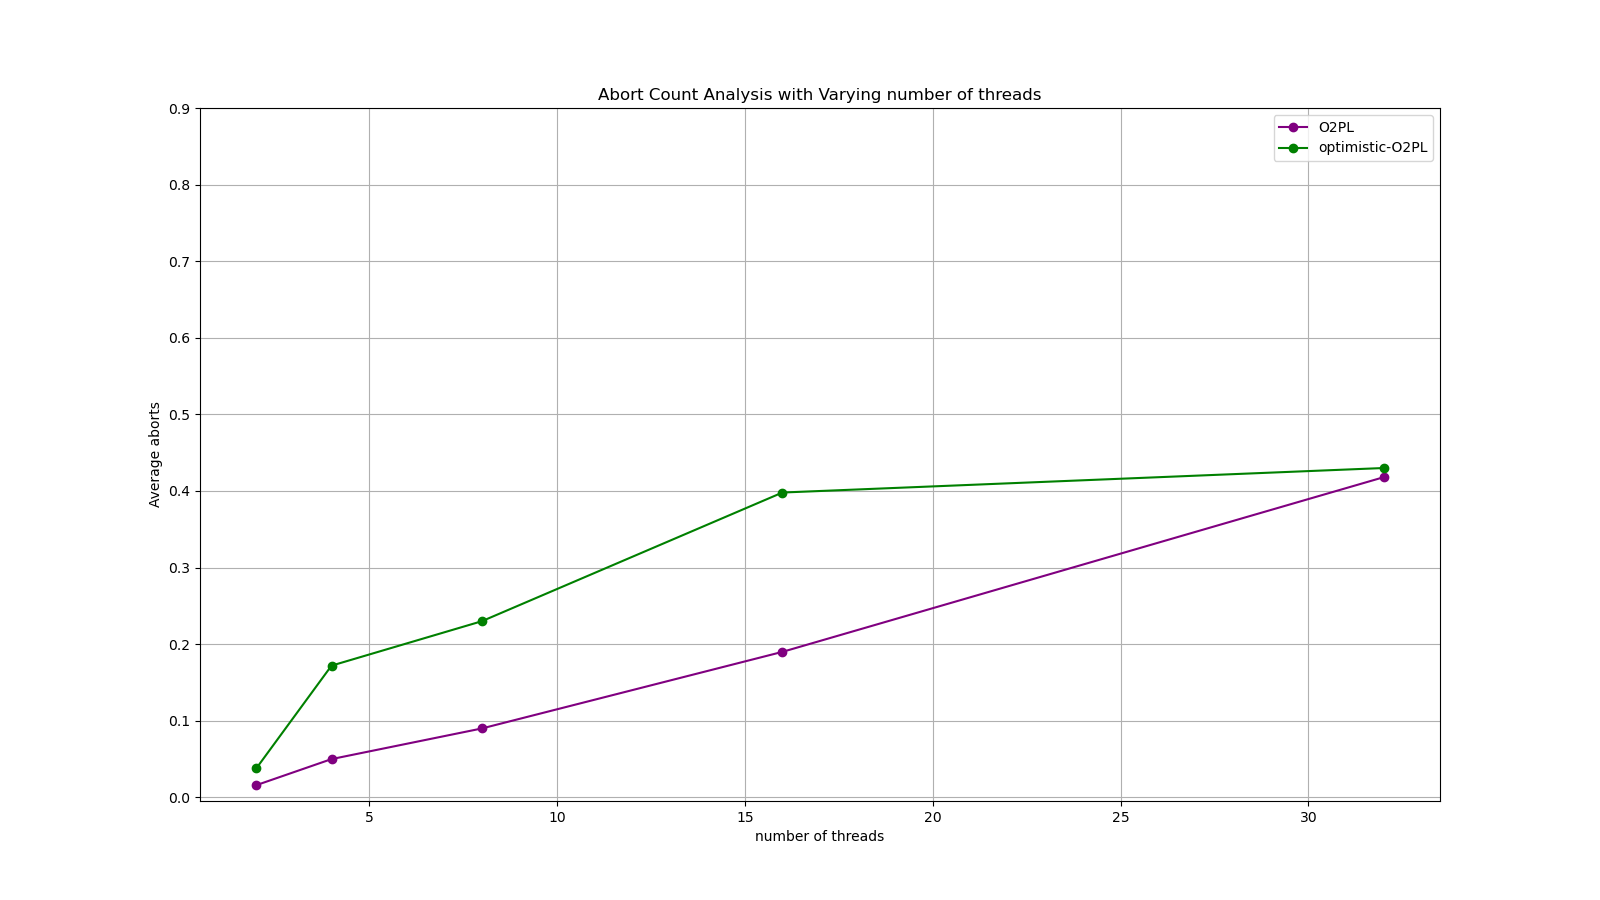

The Python source for this figure:
# AbortCount analysis with varying threads 2-32

import matplotlib.pyplot as plt
import os
import numpy as np

# Data
numThreads = [2, 4, 8, 16, 32]
O2PL =[0.016, 0.05, 0.09, 0.19, 0.418]
OO2PL = [0.038, 0.172, 0.23, 0.398, 0.43]

# make a big plot
plt.figure(figsize=(16, 9))


# plot data
plt.plot(numThreads, O2PL, label='O2PL', marker='o', color='purple')
plt.plot(numThreads, OO2PL, label='optimistic-O2PL', marker='o', color='green')
plt.yticks(np.arange(0, 1, 0.1)) 

# show grid lines
plt.grid(True)

plt.xlabel('number of threads')
plt.ylabel('Average aborts')
plt.title('Abort Count Analysis with Varying number of threads')
plt.legend()
script_name = os.path.splitext(os.path.basename(__file__))[0]
plt.savefig(f"{script_name}.png")
plt.show()
